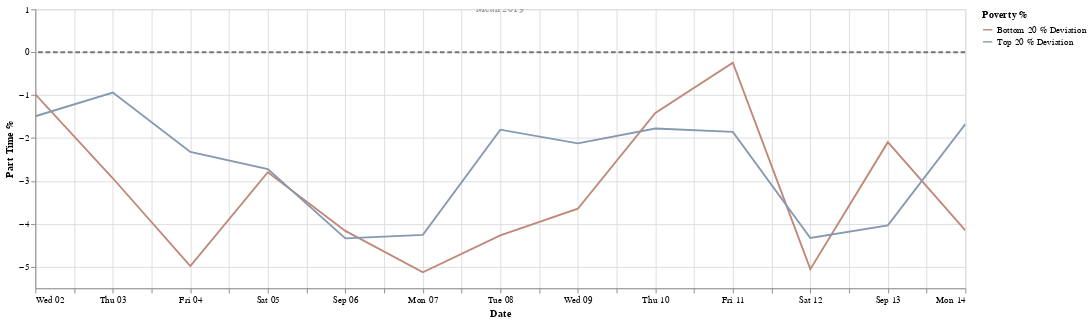

The cell this chart's notebook holds for it:
### Markdown cell above
**September 8, 2020:** Chicago Public Schools began its fall quarter with remote learning, with families across the city reporting a range of successes and frustrations.

### Code cell
start_date = '2020-09-1'
end_date = '2020-09-14'
df4 = apply_date_filter(df,start_date,end_date)
chart = create_chart(df4)
chart

### Figure 1 — Vega-Lite specification as saved in the notebook (floating-point values rounded to 4 significant figures)
{"config": {"view": {"continuousHeight": 300, "continuousWidth": 400}, "range": {"category": {"scheme": ["#FF4500", "#a0aab4", "#4E79A7"]}}}, "layer": [{"data": {"name": "data-fe597ba2cd2d9f013a98b523e94b1e14"}, "mark": "line", "encoding": {"color": {"type": "nominal", "field": "Poverty %"}, "x": {"type": "temporal", "field": "date", "title": "Date"}, "y": {"type": "quantitative", "field": "part_time_work", "title": "Part Time %"}}, "selection": {"selector004": {"type": "interval", "bind": "scales", "encodings": ["x", "y"]}}, "transform": [{"fold": ["Bottom 20 % Deviation", "Top 20 % Deviation"], "as": ["Poverty %", "part_time_work"]}], "width": 1000}, {"data": {"name": "data-7f3a6b86ed460c4e648f2393735a11f6"}, "mark": {"type": "rule", "color": "#757575", "size": 2, "strokeDash": [5, 3]}, "encoding": {"size": {"value": 2}, "y": {"type": "quantitative", "field": "Mean 2019"}}}, {"data": {"name": "data-d764767e7dd3b10b2c76c1355ce10ef3"}, "mark": {"type": "text", "angle": 0, "text": "Mean 2019"}, "encoding": {"opacity": {"value": 0.4}, "y": {"type": "quantitative", "field": "y"}}}], "$schema": "https://vega.github.io/schema/vega-lite/v4.8.1.json", "datasets": {"data-fe597ba2cd2d9f013a98b523e94b1e14": [{"date": "2020-09-12T00:00:00+00:00", "Top 20 %": 4.651, "Bottom 20 %": 3.925, "Top 20 % Deviation": -4.329, "Bottom 20 % Deviation": -5.054}, {"date": "2020-09-11T00:00:00+00:00", "Top 20 %": 7.125, "Bottom 20 %": 8.735, "Top 20 % Deviation": -1.855, "Bottom 20 % Deviation": -0.2444}, {"date": "2020-09-06T00:00:00+00:00", "Top 20 %": 4.642, "Bottom 20 %": 4.816, "Top 20 % Deviation": -4.337, "Bottom 20 % Deviation": -4.163}, {"date": "2020-09-14T00:00:00+00:00", "Top 20 %": 7.304, "Bottom 20 %": 4.829, "Top 20 % Deviation": -1.675, "Bottom 20 % Deviation": -4.151}, {"date": "2020-09-13T00:00:00+00:00", "Top 20 %": 4.947, "Bottom 20 %": 6.884, "Top 20 % Deviation": -4.033, "Bottom 20 % Deviation": -2.095}, {"date": "2020-09-02T00:00:00+00:00", "Top 20 %": 7.488, "Bottom 20 %": 7.998, "Top 20 % Deviation": -1.491, "Bottom 20 % Deviation": -0.981}, {"date": "2020-09-03T00:00:00+00:00", "Top 20 %": 8.041, "Bottom 20 %": 6.043, "Top 20 % Deviation": -0.9383, "Bottom 20 % Deviation": -2.936}, {"date": "2020-09-05T00:00:00+00:00", "Top 20 %": 6.256, "Bottom 20 %": 6.183, "Top 20 % Deviation": -2.723, "Bottom 20 % Deviation": -2.796}, {"date": "2020-09-09T00:00:00+00:00", "Top 20 %": 6.856, "Bottom 20 %": 5.333, "Top 20 % Deviation": -2.123, "Bottom 20 % Deviation": -3.646}, {"date": "2020-09-04T00:00:00+00:00", "Top 20 %": 6.656, "Bottom 20 %": 3.995, "Top 20 % Deviation": -2.324, "Bottom 20 % Deviation": -4.985}, {"date": "2020-09-07T00:00:00+00:00", "Top 20 %": 4.725, "Bottom 20 %": 3.854, "Top 20 % Deviation": -4.254, "Bottom 20 % Deviation": -5.126}, {"date": "2020-09-10T00:00:00+00:00", "Top 20 %": 7.203, "Bottom 20 %": 7.567, "Top 20 % Deviation": -1.776, "Bottom 20 % Deviation": -1.412}, {"date": "2020-09-08T00:00:00+00:00", "Top 20 %": 7.175, "Bottom 20 %": 4.711, "Top 20 % Deviation": -1.804, "Bottom 20 % Deviation": -4.269}], "data-7f3a6b86ed460c4e648f2393735a11f6": [{"Mean 2019": 0}], "data-d764767e7dd3b10b2c76c1355ce10ef3": [{"y": 1}]}}
